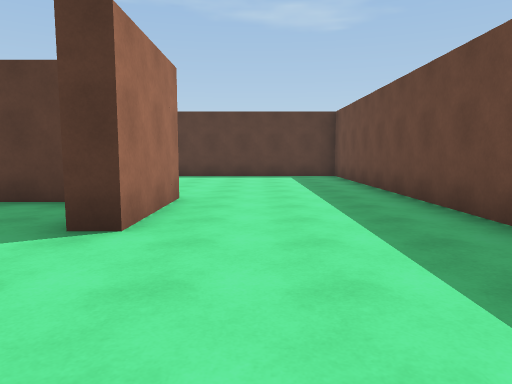
[1] (above)

22 first-person views from a walk through a Unity game level. The camera is 1.4 m above the floor, tilts 6° down and sees 70° across. The floor is counted in squares, 2 m on a side. Each view is taken from the middle of a square. On the plan, view 1 faces up. The plan holds only what a view shows up to about 11 squares ahead; the rest is blank. The place goes on beyond the plan. The player character is not drawn. Some animated figures are not drawn.

[2]
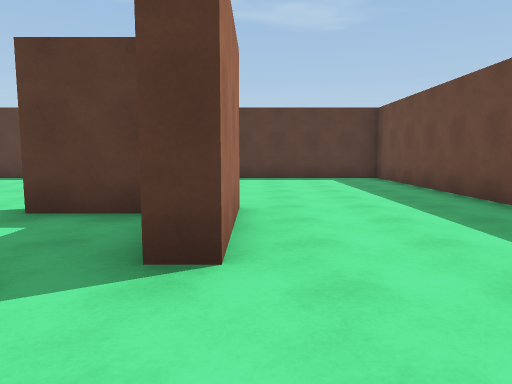

[3]
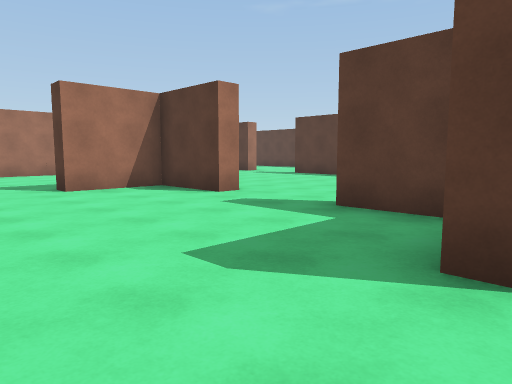

[4]
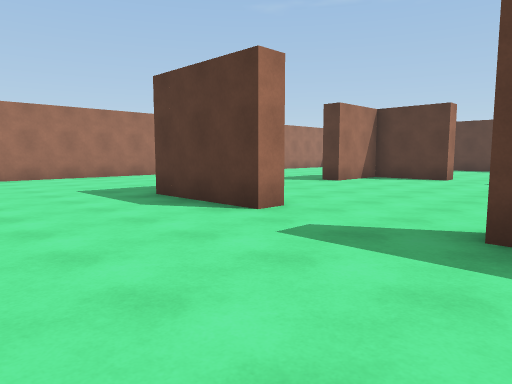

[5]
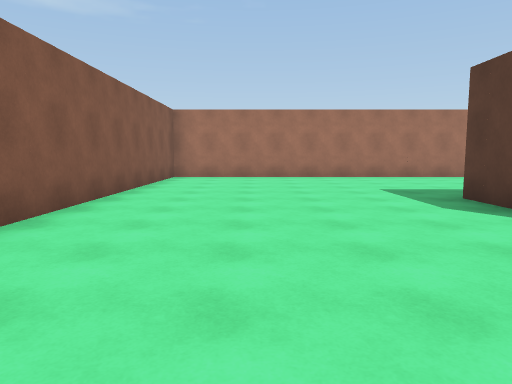

[6]
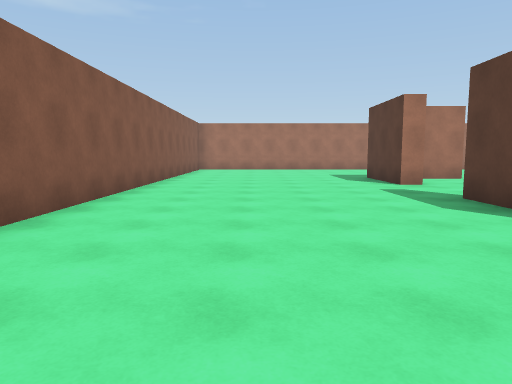

[7]
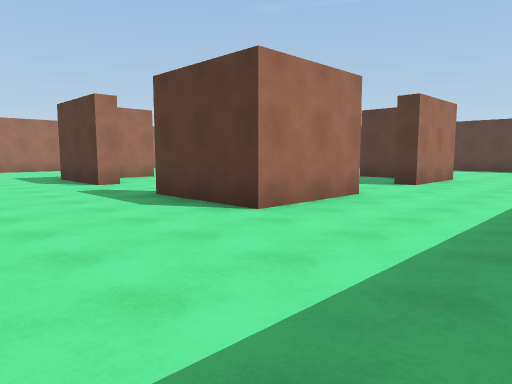

[8]
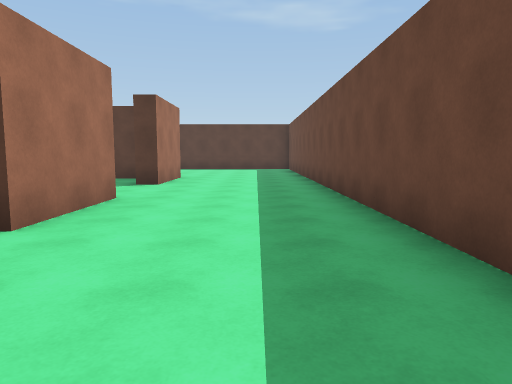

[9]
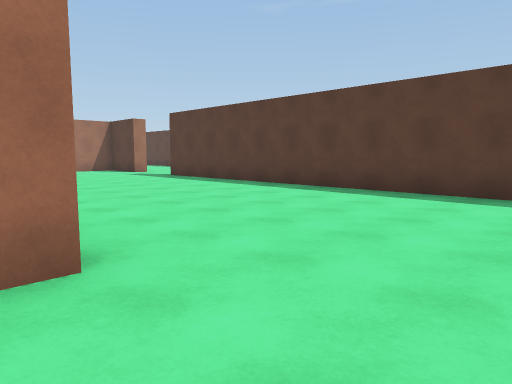

[10]
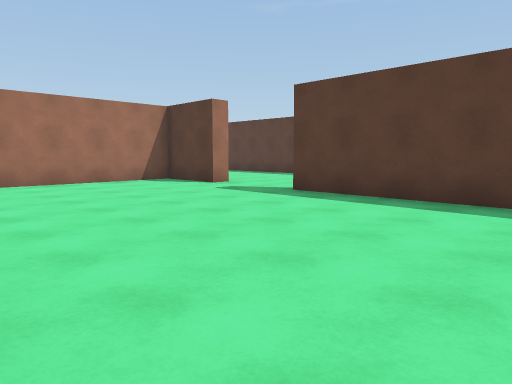

[11]
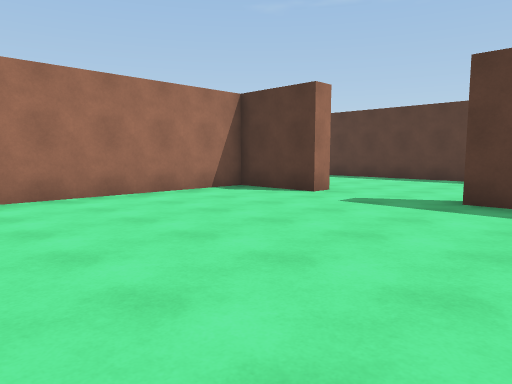

[12]
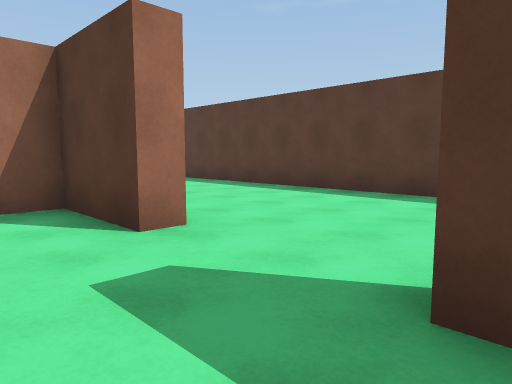

[13]
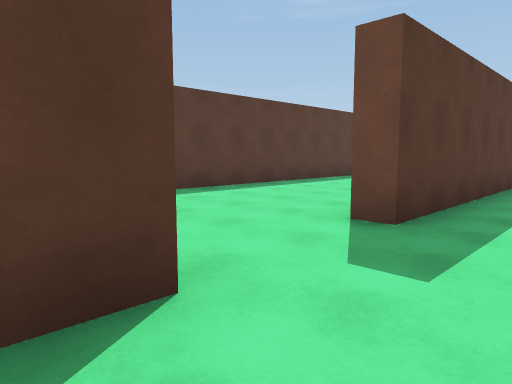

[14]
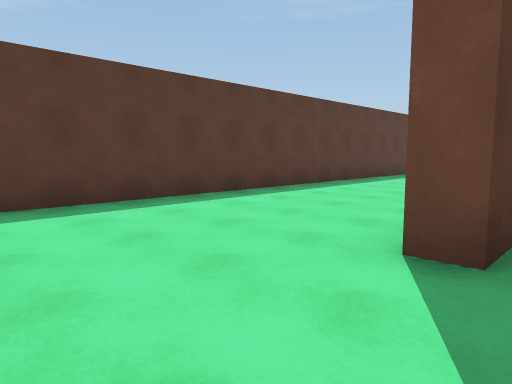

[15]
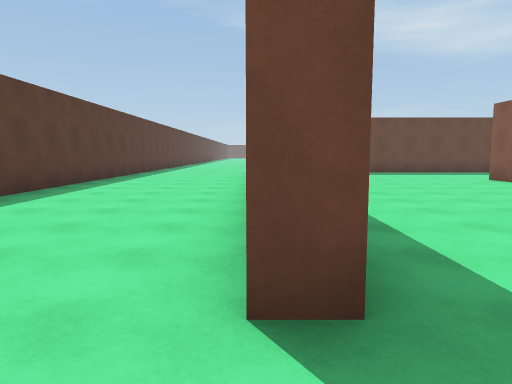

[16]
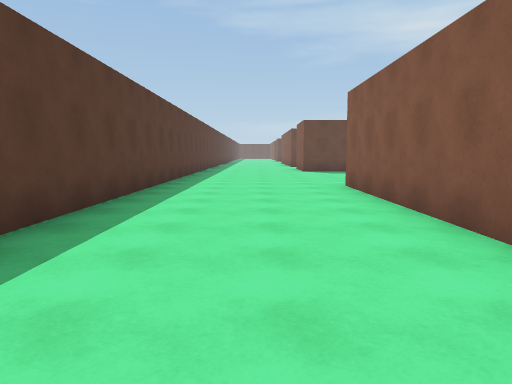

[17]
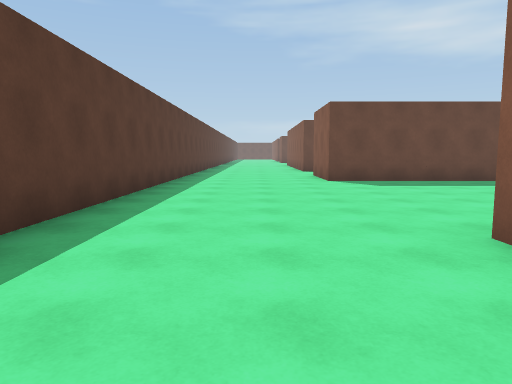

[18]
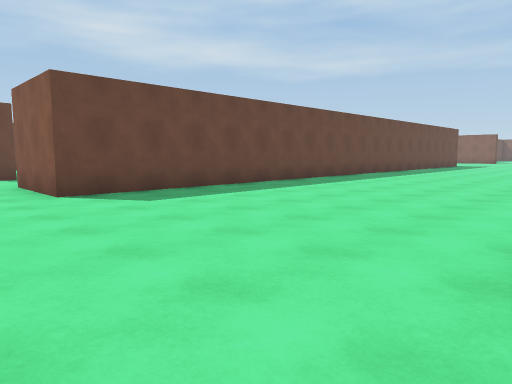

[19]
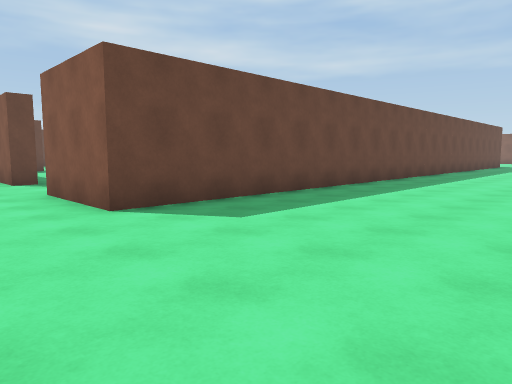

[20]
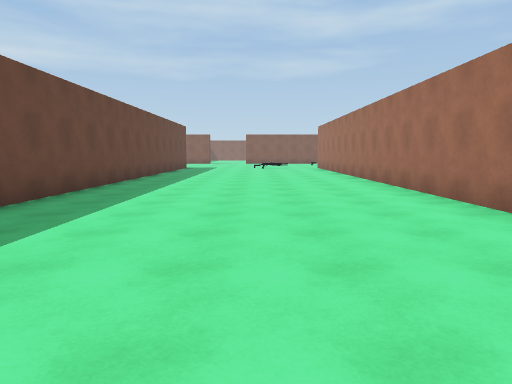

[21]
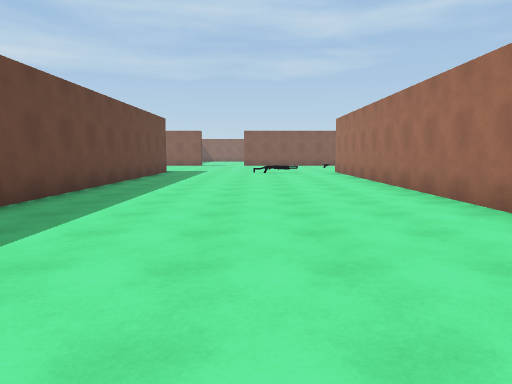

[22]
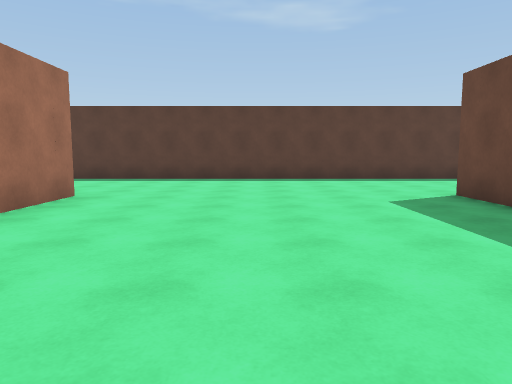

### Floor plan
Points are (right, up) in squares from view 1. A wall is a line through its corners. A room is listed if a view was taken in it or the views show most of it. See-through windows are left out.
Room 1 (views 1, 2, 3, 4, 5, 6, 7, 8, 9, 10, 11, 12, 13, 14, 15, 16, 17, 18, 19, 20, 21, 22)
walls: (-6.2, -1.1) (-6.2, -1.7) (-8.8, -1.7); (-1.2, 0.9) (-1.2, -1.7) (-3.8, -1.7); (-8.2, 0.9) (-8.2, -0.4); (2.5, -3) (2.5, 11.5) (-9.5, 11.5) (-9.5, 12.1); (-2.2, 5.3) (-3.8, 5.3); (-2.1, 5.7) (-1.2, 5.7) (-1.2, 3.3) (-1.8, 3.3); (-6.2, 5.8) (-6.2, 5.3) (-8.2, 5.3) (-8.2, 3.3) (-8.8, 3.3); (3, 5.8) (3, -5); (-14, 1.4) (-14, -7.5) (-1.4, -7.5); (9.4, -5.1) (9.4, 12) (10.5, 12); (-2.2, 12) (3, 12) (3, 10.2); (-12, 12.1) (-12, 11.5) (-14, 11.5) (-14, 7); (10.5, 16.2) (-18.2, 16.2)

Where each view was taken, in squares from view 1:
view 1: 0 up, 0 right, facing up
view 2: 1 up, 1 left, facing up
view 3: 1 up, 1 left, facing up-left
view 4: 5 down, 3 left, facing up-left
view 5: 5 down, 3 left, facing left
view 6: 5 down, 2 right, facing left
view 7: 5 down, 2 right, facing up-left
view 8: 5 down, 1 right, facing up
view 9: 5 up, 1 right, facing up-left
view 10: 6 up, 5 left, facing up-left
view 11: 6 up, 8 left, facing up-left
view 12: 10 up, 9 left, facing up-left
view 13: 10 up, 13 left, facing up-right
view 14: 11 up, 12 left, facing up-right
view 15: 12 up, 11 left, facing right
view 16: 14 up, 5 left, facing right
view 17: 14 up, 0 right, facing right
view 18: 14 up, 3 right, facing down-right
view 19: 14 up, 5 right, facing down-right
view 20: 10 up, 6 right, facing down
view 21: 6 up, 6 right, facing down
view 22: 6 up, 6 right, facing up
